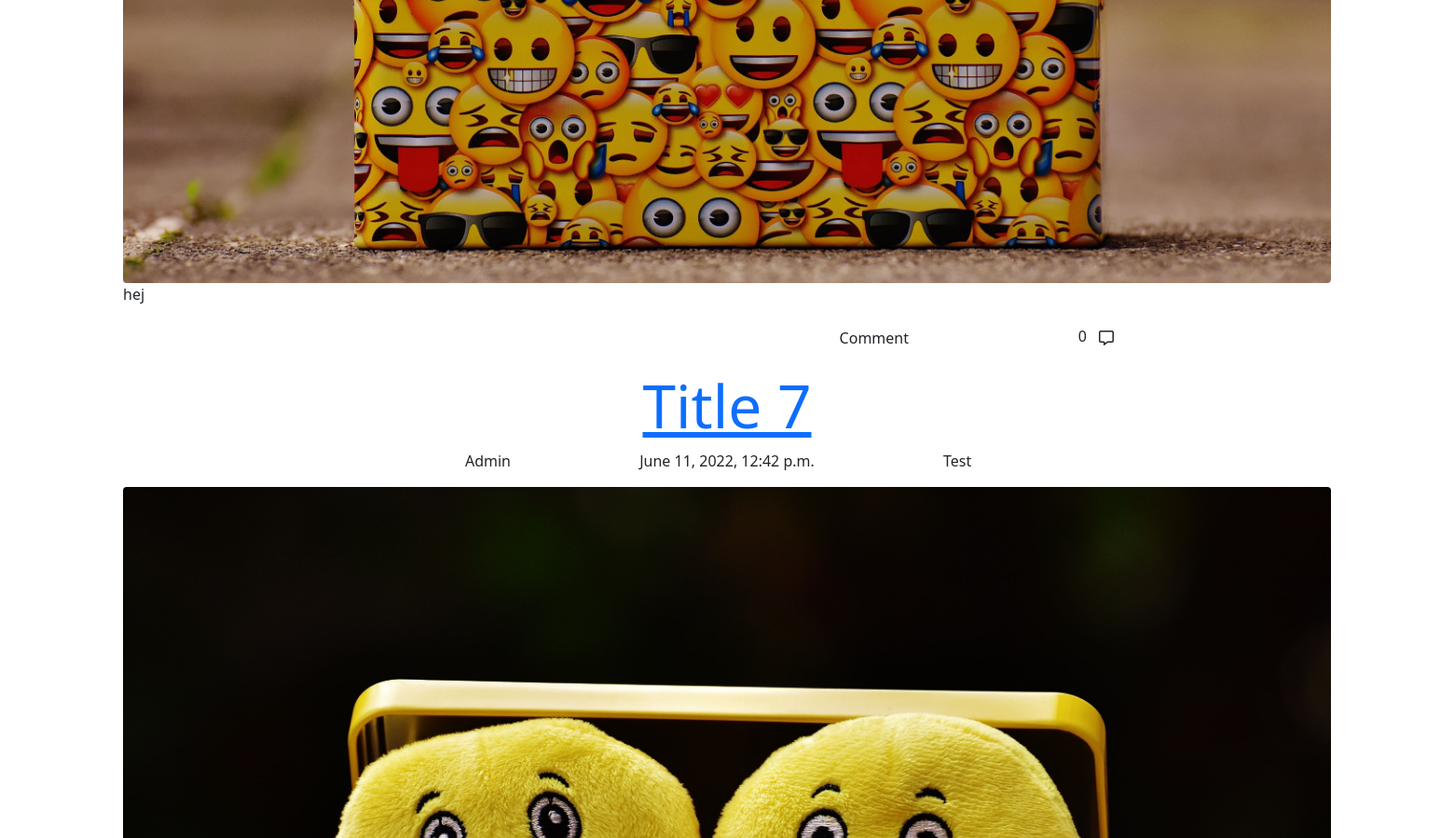
The app's page / (middle part), older data.
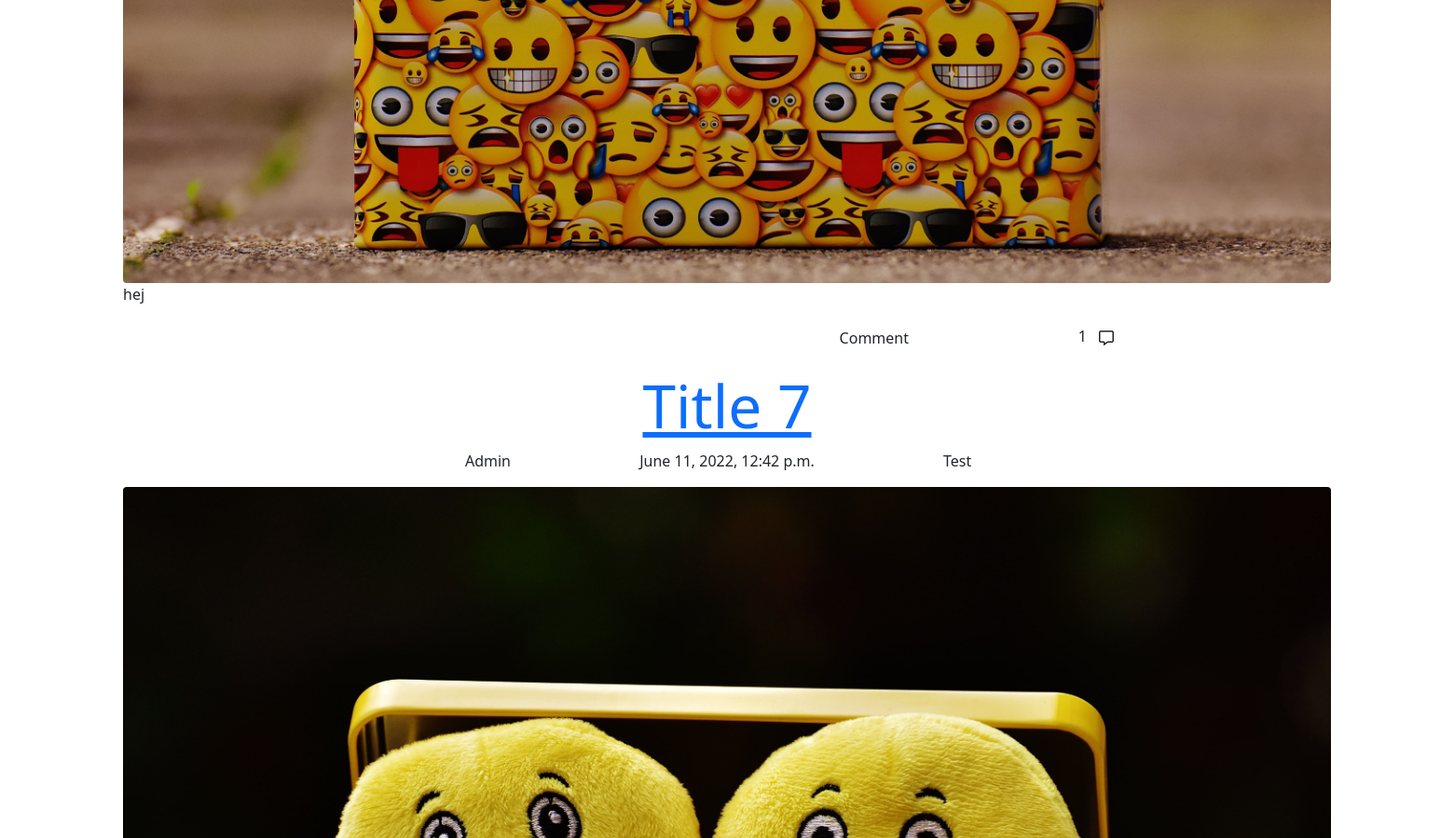
The same page, newer data.
### blog_post/models.py (models this page shows, shortened)
class Post(models.Model):
    PUBLISH_STATUS = ((0, 'Draft'), (1, 'Publish'))
    title = models.CharField(max_length=100)
    slug = models.SlugField(max_length=200, unique=True)
    meta_description = models.CharField(max_length=150, blank=True)
    author = models.ForeignKey(
        User,
        on_delete=models.CASCADE,
        related_name='post_author',
        )
    category = models.ForeignKey(
        Category,
        on_delete=models.CASCADE,
        related_name='post_category',
        )
    created_on = models.DateTimeField(auto_now_add=True)
    updated_on = models.DateTimeField(auto_now=True)
    content = models.TextField()
    published = models.IntegerField(choices=PUBLISH_STATUS, default=0)
    publish_date = models.DateTimeField(blank=True, null=True)
    likes = models.ManyToManyField(
        Profile,
        related_name='post_likes',
        default=[0],
        blank=True
        )
    number_of_likes = models.BigIntegerField(default='0')
    post_img = CloudinaryField(
        'post_image',
        default='default_image'
        )  # TODO: Add a default picture
    class Meta:
        ordering = ['-created_on']

### home/views.py (the view)
# urls.py: path('', views.BlogPostList.as_view(), name='index'),
class BlogPostList(ListView):
    model = Post
    template_name = 'index.html'
    queryset = Post.objects.filter(published=1).order_by('-created_on')
    def get_context_data(self, **kwargs):
        queryset = Post.objects.filter(published=1).order_by('-created_on')
        for p in queryset: # Loop through all posts
            liked = False
            if p.likes.filter(id=self.request.user.id).exists():  # If user has liked, set True
                liked = True
        context = super().get_context_data(**kwargs) ## Can remove?
        context['liked'] = liked
        return context

### blog_post/models.py (called while the page is built)
    def __str__(self):
        return f'{self.name}'

### profiles/models.py (called while the page is built)
    def __str__(self):
        return f'{self.user}'

### home/templates/index.html (shortened to what this page needs)
{% extends 'base.html' %}
{% load static %}
{% block content %}
{% for post in object_list %}
<article id=" blog-post-article">
    <div class="row">
        <a href="{% url 'blog_post' post.slug %}"><h1 class="text-center display-3 text-capitalize">{{post.title}}</h1></a>
    </div>
    <div class="row">
        <div class="col">
            <p class="text-lg-end text-md-end">{{post.author}}</p>
        </div>
        <div class="col">
            <p class="text-lg-center text-md-center">{{post.created_on}}</p>
        </div>
        <div class="col-sm">
            <p class="text-lg-start text-md-start">{{post.category}}</p>
        </div>
    </div>
    <div>
        <img class="img-fluid rounded" id="temporary-defalt-pic" src="../../static/media/temporary_default.jpeg"
            alt="Smile emoojis">
    </div>
    <article id="blog-post-body">
        <div class="row">
            <p> {{post.content}} </p>
        </div>
    </article>
    <div class="comment-and-like-section">
        <div class="row">
            <div class="col-8 text-end">
                <button class="btn" id="btn-make-comment" data-bs-toggle="button" autocomplete="off">Comment</button>
            </div>
            <div class="col-2">
                <p class="text-end">{{post.post_comments.count}}<button class="btn btn-comments" type="button"><i class="far fa-comment-alt"></i></button></p>
            </div>
        </div>
    </div>
</article>
{% endfor %}
{% endblock %}

Row changes from the older to the newer data that the page shows:
changed Post "hej": post_comments.count "0" → "1"
